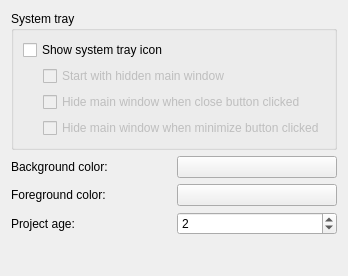
<?xml version="1.0" encoding="UTF-8"?>
<ui version="4.0">
 <class>GeneralSettingsPage</class>
 <widget class="QWidget" name="GeneralSettingsPage">
  <property name="geometry">
   <rect>
    <x>0</x>
    <y>0</y>
    <width>340</width>
    <height>276</height>
   </rect>
  </property>
  <layout class="QVBoxLayout">
   <item>
    <widget class="QGroupBox" name="systemTrayGroupBox">
     <property name="title">
      <string>System tray</string>
     </property>
     <layout class="QVBoxLayout">
      <item>
       <widget class="QCheckBox" name="kcfg_systemTrayIconEnabled">
        <property name="toolTip">
         <string>Show the icon in the system tray</string>
        </property>
        <property name="text">
         <string>Show system tray icon</string>
        </property>
       </widget>
      </item>
      <item>
       <layout class="QHBoxLayout">
        <item>
         <spacer>
          <property name="orientation">
           <enum>Qt::Horizontal</enum>
          </property>
          <property name="sizeType">
           <enum>QSizePolicy::Fixed</enum>
          </property>
          <property name="sizeHint" stdset="0">
           <size>
            <width>20</width>
            <height>20</height>
           </size>
          </property>
         </spacer>
        </item>
        <item>
         <layout class="QVBoxLayout">
          <item>
           <widget class="QCheckBox" name="kcfg_windowHidingOnStart">
            <property name="enabled">
             <bool>false</bool>
            </property>
            <property name="text">
             <string>Start with hidden main window</string>
            </property>
           </widget>
          </item>
          <item>
           <widget class="QCheckBox" name="kcfg_windowHidingOnClose">
            <property name="enabled">
             <bool>false</bool>
            </property>
            <property name="text">
             <string>Hide main window when close button clicked</string>
            </property>
           </widget>
          </item>
          <item>
           <widget class="QCheckBox" name="kcfg_windowHidingOnMinimize">
            <property name="enabled">
             <bool>false</bool>
            </property>
            <property name="text">
             <string>Hide main window when minimize button clicked</string>
            </property>
           </widget>
          </item>
         </layout>
        </item>
       </layout>
      </item>
     </layout>
    </widget>
   </item>
   <item>
    <layout class="QHBoxLayout">
     <item>
      <widget class="QLabel" name="backgroundLabel">
       <property name="text">
        <string>Background color:</string>
       </property>
       <property name="wordWrap">
        <bool>false</bool>
       </property>
      </widget>
     </item>
     <item>
      <widget class="KColorButton" name="kcfg_color_background">
       <property name="toolTip">
        <string>Choose a new background color</string>
       </property>
       <property name="whatsThis">
        <string>&lt;html&gt;&lt;head&gt;&lt;meta name=&quot;qrichtext&quot; content=&quot;1&quot; /&gt;&lt;style type=&quot;text/css&quot;&gt;
p, li { white-space: pre-wrap; }
&lt;/style&gt;&lt;/head&gt;&lt;body style=&quot; font-family:'DejaVu Serif'; font-size:9pt; font-weight:400; font-style:normal;&quot;&gt;
&lt;p style=&quot; margin-top:0px; margin-bottom:0px; margin-left:0px; margin-right:0px; -qt-block-indent:0; text-indent:0px;&quot;&gt;Change the &lt;span style=&quot; font-weight:600;&quot;&gt;background&lt;/span&gt; color by clicking here and choose the new &lt;span style=&quot; color:#ff0000;&quot;&gt;color&lt;/span&gt; in the &lt;span style=&quot; font-style:italic;&quot;&gt;color dialog&lt;/span&gt;.&lt;/p&gt;&lt;/body&gt;&lt;/html&gt;</string>
       </property>
       <property name="text">
        <string/>
       </property>
      </widget>
     </item>
    </layout>
   </item>
   <item>
    <layout class="QHBoxLayout">
     <item>
      <widget class="QLabel" name="foregroundLabel">
       <property name="text">
        <string>Foreground color:</string>
       </property>
       <property name="wordWrap">
        <bool>false</bool>
       </property>
      </widget>
     </item>
     <item>
      <widget class="KColorButton" name="kcfg_color_foreground">
       <property name="toolTip">
        <string>Choose a new foreground color</string>
       </property>
       <property name="whatsThis">
        <string>&lt;html&gt;&lt;head&gt;&lt;meta name=&quot;qrichtext&quot; content=&quot;1&quot; /&gt;&lt;style type=&quot;text/css&quot;&gt;
p, li { white-space: pre-wrap; }
&lt;/style&gt;&lt;/head&gt;&lt;body style=&quot; font-family:'DejaVu Serif'; font-size:9pt; font-weight:400; font-style:normal;&quot;&gt;
&lt;p style=&quot; margin-top:0px; margin-bottom:0px; margin-left:0px; margin-right:0px; -qt-block-indent:0; text-indent:0px;&quot;&gt;Change the &lt;span style=&quot; font-weight:600;&quot;&gt;foreground&lt;/span&gt; color by clicking here and choose the new &lt;span style=&quot; color:#ff0000;&quot;&gt;color&lt;/span&gt; in the &lt;span style=&quot; font-style:italic;&quot;&gt;color dialog&lt;/span&gt;.&lt;/p&gt;&lt;/body&gt;&lt;/html&gt;</string>
       </property>
       <property name="text">
        <string/>
       </property>
      </widget>
     </item>
    </layout>
   </item>
   <item>
    <layout class="QHBoxLayout">
     <item>
      <widget class="QLabel" name="projectLabel">
       <property name="text">
        <string>Project age:</string>
       </property>
       <property name="wordWrap">
        <bool>false</bool>
       </property>
      </widget>
     </item>
     <item>
      <widget class="QSpinBox" name="kcfg_val_time">
       <property name="toolTip">
        <string>Set the project age (in days)</string>
       </property>
       <property name="whatsThis">
        <string>Change the project age (in days) by choosing a new number of days.</string>
       </property>
       <property name="minimum">
        <number>1</number>
       </property>
       <property name="value">
        <number>2</number>
       </property>
      </widget>
     </item>
    </layout>
   </item>
   <item>
    <spacer>
     <property name="orientation">
      <enum>Qt::Vertical</enum>
     </property>
     <property name="sizeType">
      <enum>QSizePolicy::Expanding</enum>
     </property>
     <property name="sizeHint" stdset="0">
      <size>
       <width>40</width>
       <height>20</height>
      </size>
     </property>
    </spacer>
   </item>
  </layout>
 </widget>
 <customwidgets>
  <customwidget>
   <class>KColorButton</class>
   <extends>QPushButton</extends>
   <header>kcolorbutton.h</header>
  </customwidget>
 </customwidgets>
 <includes>
  <include location="local">kcolorbutton.h</include>
 </includes>
 <resources/>
 <connections>
  <connection>
   <sender>kcfg_systemTrayIconEnabled</sender>
   <signal>toggled(bool)</signal>
   <receiver>kcfg_windowHidingOnStart</receiver>
   <slot>setEnabled(bool)</slot>
   <hints>
    <hint type="sourcelabel">
     <x>124</x>
     <y>47</y>
    </hint>
    <hint type="destinationlabel">
     <x>137</x>
     <y>73</y>
    </hint>
   </hints>
  </connection>
  <connection>
   <sender>kcfg_systemTrayIconEnabled</sender>
   <signal>toggled(bool)</signal>
   <receiver>kcfg_windowHidingOnClose</receiver>
   <slot>setEnabled(bool)</slot>
   <hints>
    <hint type="sourcelabel">
     <x>159</x>
     <y>47</y>
    </hint>
    <hint type="destinationlabel">
     <x>172</x>
     <y>99</y>
    </hint>
   </hints>
  </connection>
  <connection>
   <sender>kcfg_systemTrayIconEnabled</sender>
   <signal>toggled(bool)</signal>
   <receiver>kcfg_windowHidingOnMinimize</receiver>
   <slot>setEnabled(bool)</slot>
   <hints>
    <hint type="sourcelabel">
     <x>169</x>
     <y>47</y>
    </hint>
    <hint type="destinationlabel">
     <x>182</x>
     <y>124</y>
    </hint>
   </hints>
  </connection>
 </connections>
</ui>
